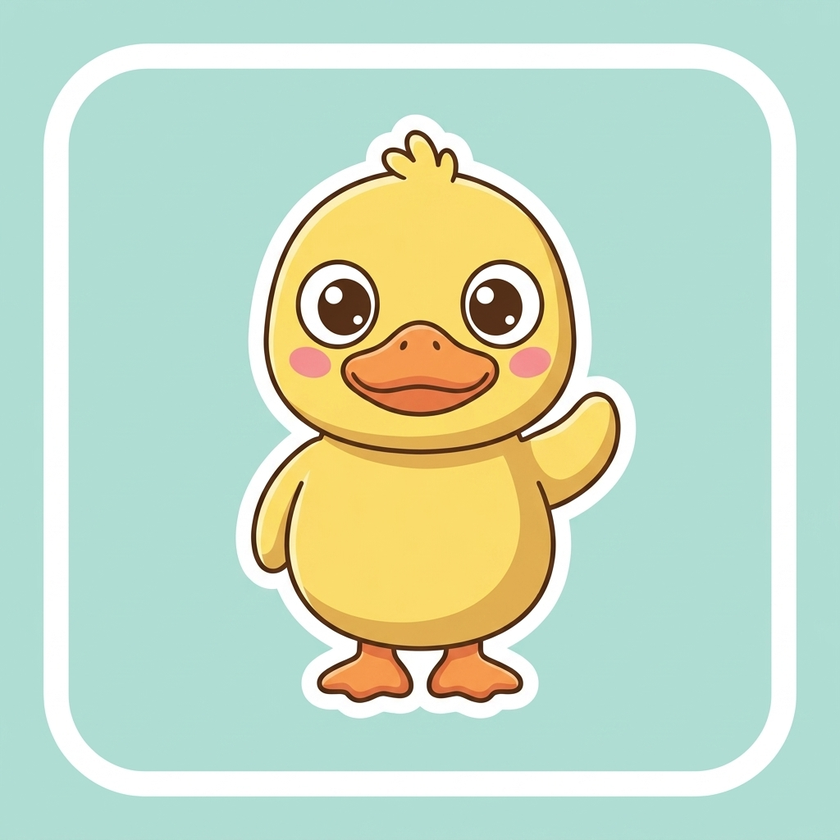
#> input picture brand/_ref2d.png, 840 x 840 px, shrunk from 1024 x 1024 before the run
$ python clean-duck-bg.py _ref2d.png _ref2d.png
#> lines starting #> are read from the running program, lines starting #| are printed output that depends on the picture
# clean-duck-bg.py IN OUT
# Force a perfectly flat chroma-key background behind the duck (and any prop):
# paint everything that is NOT the duck/props flat blue #006BFF so the in-game
# chroma key removes it cleanly. Keeps: the largest blob (the duck) + any other
# sizeable COLORED blob (a held/dropped prop like a banana, trophy, flag).
# Drops: the blue bg, stray white X marks, grid lines, sticker border, specks.
import sys
import numpy as np
from PIL import Image, ImageEnhance
from scipy import ndimage

KEY = np.array([0, 107, 255], dtype=np.uint8)   # #006BFF, the in-game key color
FLAGS = sys.argv[3:]
STRICT = ('strict' in FLAGS)   # keep ONLY the duck (no props) — for the head/face frames
POP = ('pop' in FLAGS)         # boost saturation+brightness to match the vivid master

def clean(inp, outp):
#> called with inp = '_ref2d.png', outp = '_ref2d.png'
    a = np.asarray(Image.open(inp).convert('RGB')).astype(np.int32)
    R, G, B = a[:, :, 0], a[:, :, 1], a[:, :, 2]
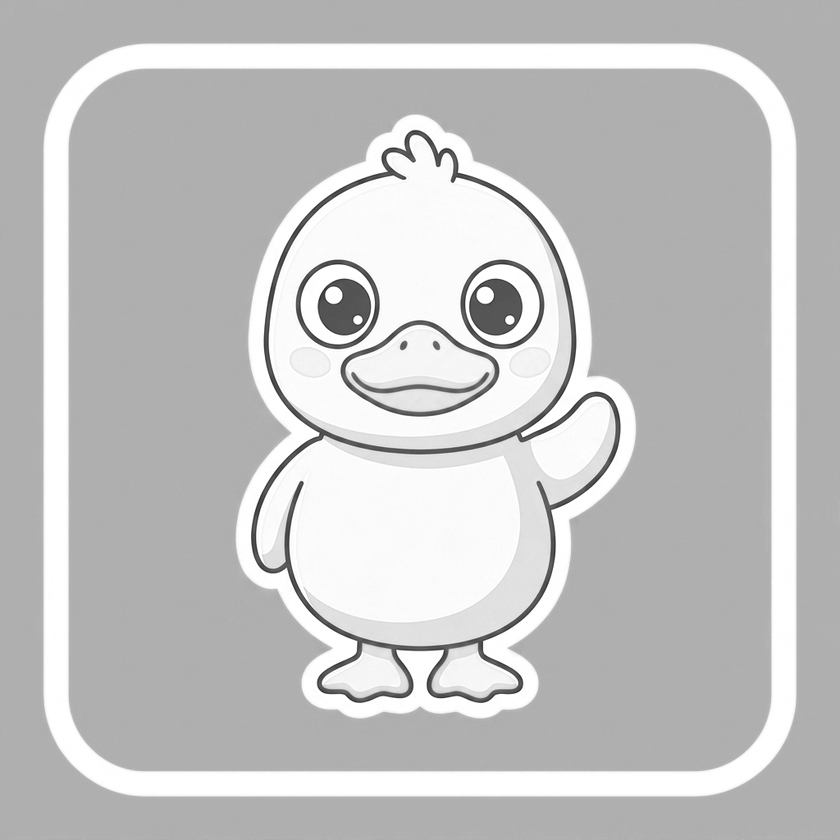
#> R: shape (840, 840) int32; min 42, max 255, mean 195
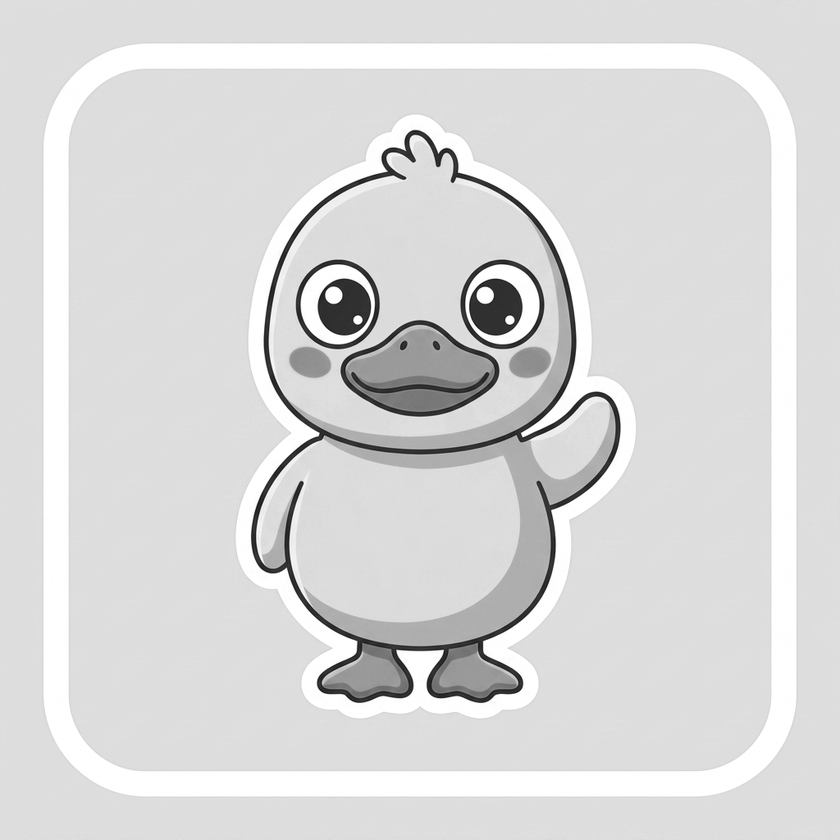
#> G: shape (840, 840) int32; min 16, max 255, mean 217.6
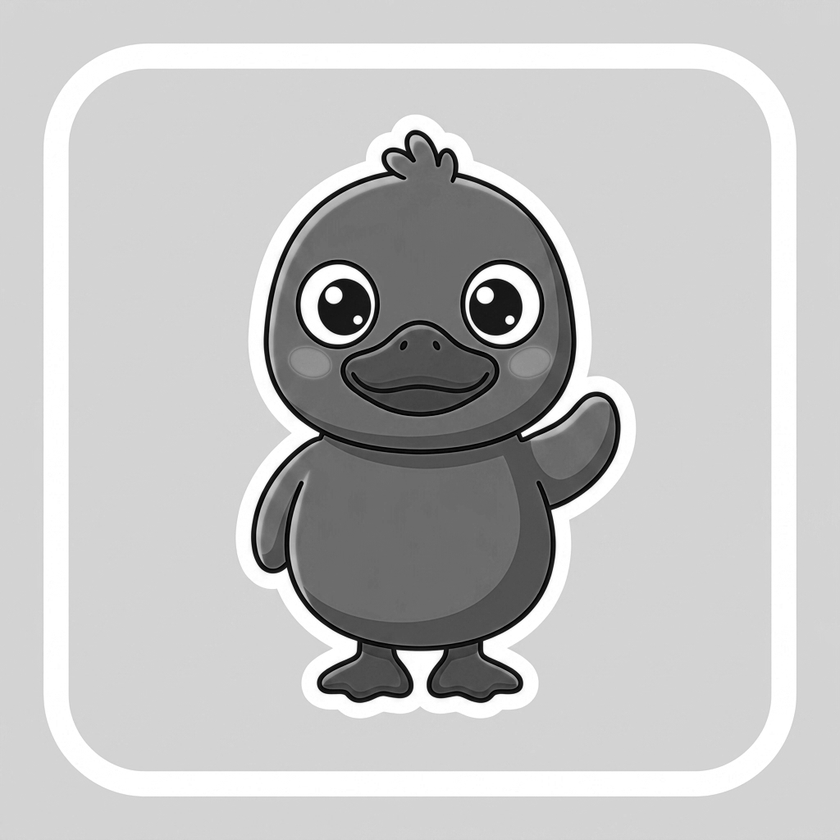
#> B: shape (840, 840) int32; min 0, max 255, mean 194.2
    is_blue = (B > 95) & (B > R * 1.08) & (B > G * 1.03)   # royal/azure bg (incl. soft gradient)
#> is_blue: shape (840, 840) bool; every value is 0
    fg = ~is_blue
#> fg: shape (840, 840) bool; every value is 1
    lbl, n = ndimage.label(fg)
#> lbl: shape (840, 840) int32; every value is 1
#> n = 1
    keep = np.zeros(a.shape[:2], dtype=bool)
    if n >= 1:
        counts = np.bincount(lbl.ravel()); counts[0] = 0
#> after `counts = np.bincount(lbl.ravel())`: counts = [0, 705600]
        biggest = int(counts.argmax())
#> biggest = 1
        total = a.shape[0] * a.shape[1]
#> total = 705600
        for i in range(1, n + 1):
            m = (lbl == i)
            if i == biggest:                       # the duck
                keep |= m; continue
            if STRICT:                             # faces: keep ONLY the duck, drop everything else
                continue
            if counts[i] < total * 0.004:          # tiny speck (stray X dot / grid bit) -> drop
                continue
            mr, mg, mb = R[m].mean(), G[m].mean(), B[m].mean()
            mn, mx = min(mr, mg, mb), max(mr, mg, mb)
            if mn > 168 and (mx - mn) < 50:        # whitish/cream blob (X mark, grid, border) -> drop
                continue
            keep |= m                              # sizeable COLORED blob -> a real prop -> keep
        keep = ndimage.binary_fill_holes(keep)     # fill blue specks inside the duck/prop
    else:
        keep = fg
    out = a.copy().astype(np.uint8)
#> out is the input picture: shape (840, 840, 3); mean R, G, B 195, 217.6, 194.2
    out[~keep] = KEY
    img = Image.fromarray(out)
    if POP:  # vivid like the master app-icon duck (bg stays blue-dominant -> still keys)
        img = ImageEnhance.Color(img).enhance(1.42)
        img = ImageEnhance.Brightness(img).enhance(1.09)
    img.save(outp)
    print('  cleaned bg: %d blobs, kept %.1f%%%s' % (n, 100.0 * keep.mean(), ' +pop' if POP else ''))
#|   cleaned bg: 1 blobs, kept 100.0%

if __name__ == '__main__':
    clean(sys.argv[1], sys.argv[2])
